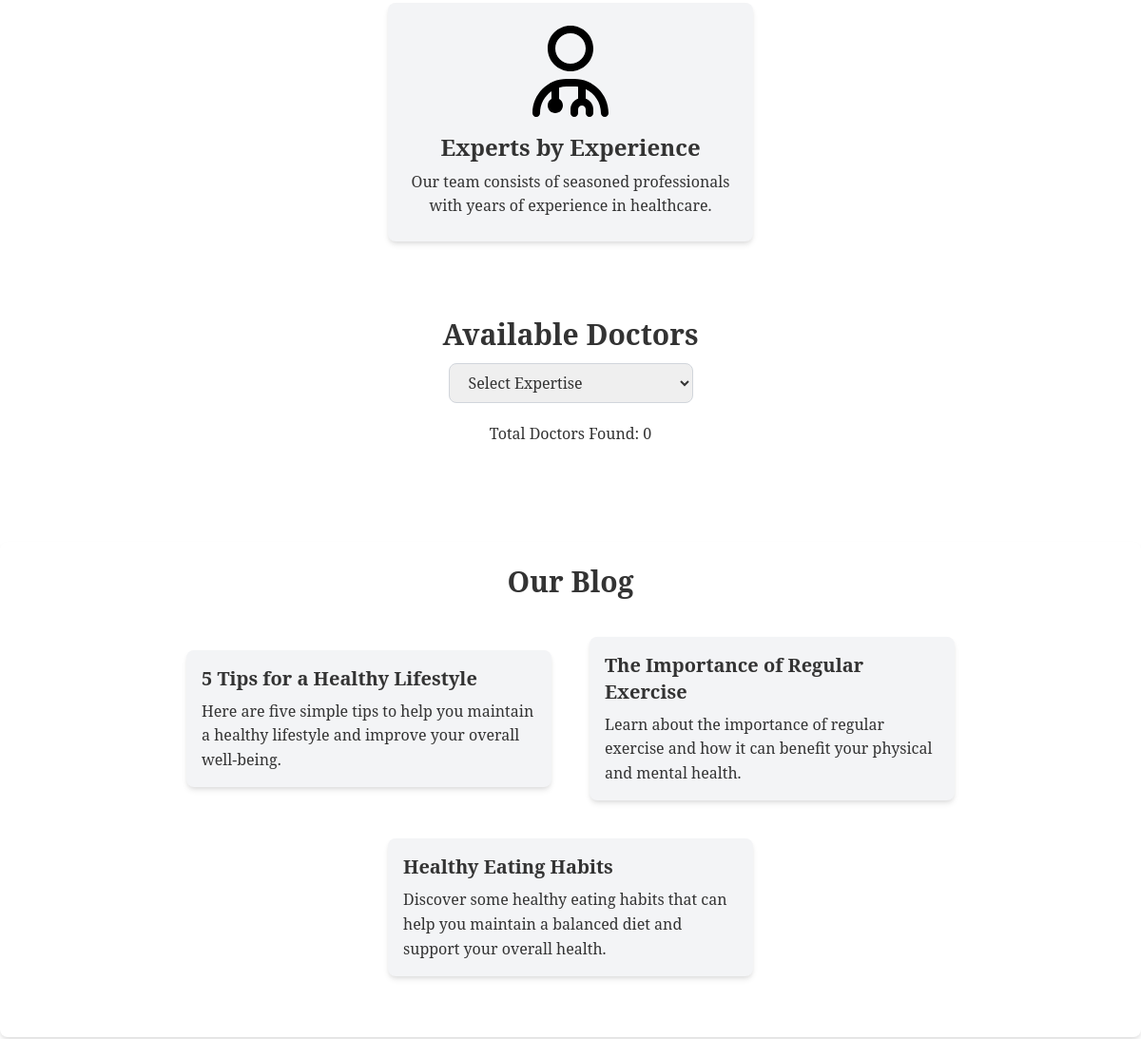
Before: /expertise/pediatrics/ (middle part) with the older database file.
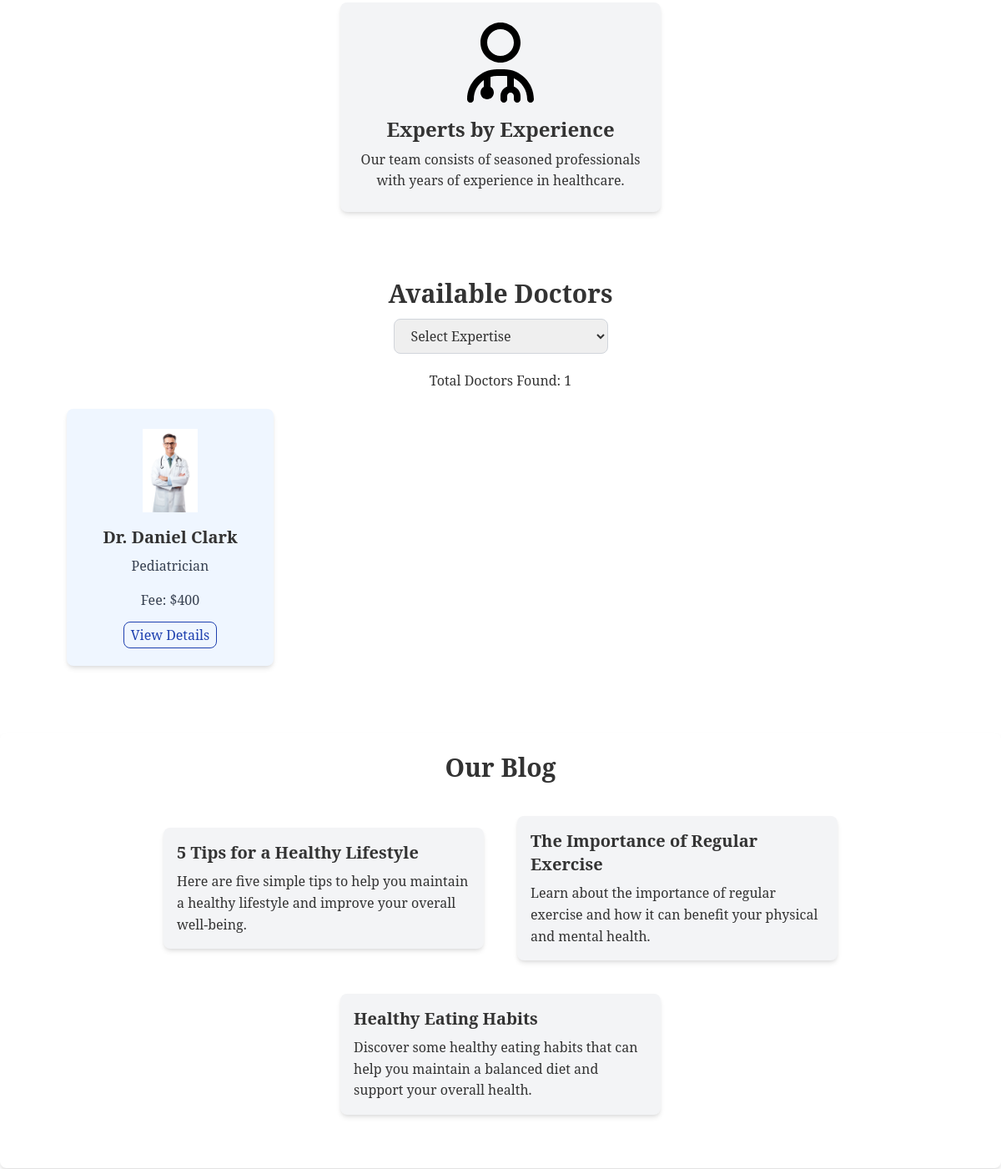
After: the same page with the newer database file.
### doctor/models.py (models this page shows, shortened)
class Doctor(models.Model):
    user = models.OneToOneField(User, on_delete=models.CASCADE)
    image = models.ImageField(
        upload_to='doctor/media/uploads/', default='doctor/media/uploads/default.jpg')
    designation = models.ManyToManyField(Designation)
    expertise = models.ManyToManyField(Expertise)
    available_time = models.ManyToManyField(AvailableTime)
    fee = models.IntegerField()
    meet_link = models.URLField(max_length=200)
    user_type = models.CharField(
        default='Doctor', max_length=10, editable=False)

class Designation(models.Model):
    name = models.CharField(max_length=50)
    slug = models.SlugField(max_length=100, unique=True)

### health_ops_connect/views.py (the view)
# urls.py: path('', DoctorListView.as_view(), name='home'),
class DoctorListView(ListView):
    model = Doctor
    template_name = 'home.html'
    context_object_name = 'doctors'
    def get_queryset(self):
        expertise_slug = self.kwargs.get('expertise')
        if expertise_slug:
            expertise = Expertise.objects.get(
                slug=expertise_slug)
            return Doctor.objects.filter(expertise=expertise)
        return Doctor.objects.all()
    def get_context_data(self, **kwargs):
        context = super().get_context_data(**kwargs)
        context['expertises'] = Expertise.objects.all()
        return context

### templates/home.html (shortened to what this page needs)
{% extends 'base.html' %}
{% load static %}
{% block content %}
<div class="flex flex-wrap gap-10 my-10 justify-center items-center">
    <div class="bg-gray-100 rounded-lg shadow-md p-6 w-96">
        <img src="{% static 'icons/user-md.svg' %}" alt="icon" class="w-24 mx-auto mb-4">
        <h3 class="text-2xl text-center font-bold mb-2">Experts by Experience</h3>
        <p class="text-center">Our team consists of seasoned professionals with years of experience in healthcare.</p>
    </div>
</div>
<div class="m-20">
    <div class="text-center">
        <h2 class="text-3xl font-bold mb-3">Available Doctors</h2>
        <div class="flex gap-4 justify-center">
            <div class="mb-5">
                <select name="specialization" onchange="window.location.href=this.value"
                    class="py-2 px-4 rounded-lg border border-gray-300">
                    <option value="" disabled selected>Select Expertise</option>
                </select>
            </div>
        </div>
        <p class="mb-5">Total Doctors Found: {{ doctors | length }}</p>
        <div class="grid grid-cols-1 md:grid-cols-2 lg:grid-cols-4 gap-4">
            {% for doctor in doctors %}
            <div class="bg-blue-50 p-6 rounded-lg shadow-md text-center">
                <img src="{{ doctor.image.url }}" alt="{{ doctor.user.first_name }}" class="w-1/3 h-auto mb-4 m-auto" />
                <h3 class="text-xl font-bold mb-2">
                    Dr. {{ doctor.user.first_name }} {{ doctor.user.last_name }}
                </h3>
                <p class="text-gray-700 mb-4">
                    {% for designation in doctor.designation.all %}
                    {{designation.name}}{% if not forloop.last %}, {% endif %} {% endfor %}
                </p>
                <p class="text-gray-700 mb-4">Fee: ${{ doctor.fee }}</p>
                <a href="{% url 'doctor_details' doctor.id %}"
                    class="py-1 px-2 rounded-lg text-blue-800 border border-blue-800 hover:bg-blue-800 hover:text-white">View
                    Details</a>
            </div>
            {% endfor %}
        </div>
    </div>
</div>
<div class="bg-white rounded-lg shadow-md p-6 my-10">
    <h2 class="text-3xl font-bold mb-4 text-center">Our Blog</h2>
    <div class="flex flex-wrap gap-10 my-10 justify-center items-center">
        <div class="bg-gray-100 rounded-lg shadow-md p-4 w-96">
            <h3 class="text-xl font-bold mb-2">5 Tips for a Healthy Lifestyle</h3>
            <p>Here are five simple tips to help you maintain a healthy lifestyle and improve your overall
                well-being.</p>
        </div>
        <div class="bg-gray-100 rounded-lg shadow-md p-4 w-96">
            <h3 class="text-xl font-bold mb-2">The Importance of Regular Exercise</h3>
            <p>Learn about the importance of regular exercise and how it can benefit your physical and mental
                health.</p>
        </div>
        <div class="bg-gray-100 rounded-lg shadow-md p-4 w-96">
            <h3 class="text-xl font-bold mb-2">Healthy Eating Habits</h3>
            <p>Discover some healthy eating habits that can help you maintain a balanced diet and support your
                overall health.</p>
        </div>
    </div>
</div>
{% endblock %}

Changed rows visible on the page:
added Doctor: image (picture), user.first_name "Daniel", user.last_name "Clark", fee "400"
now on this page (row unchanged): Designation: name "Pediatrician"
Other visible differences:
{{ doctors | length }}: "0" → "1"
